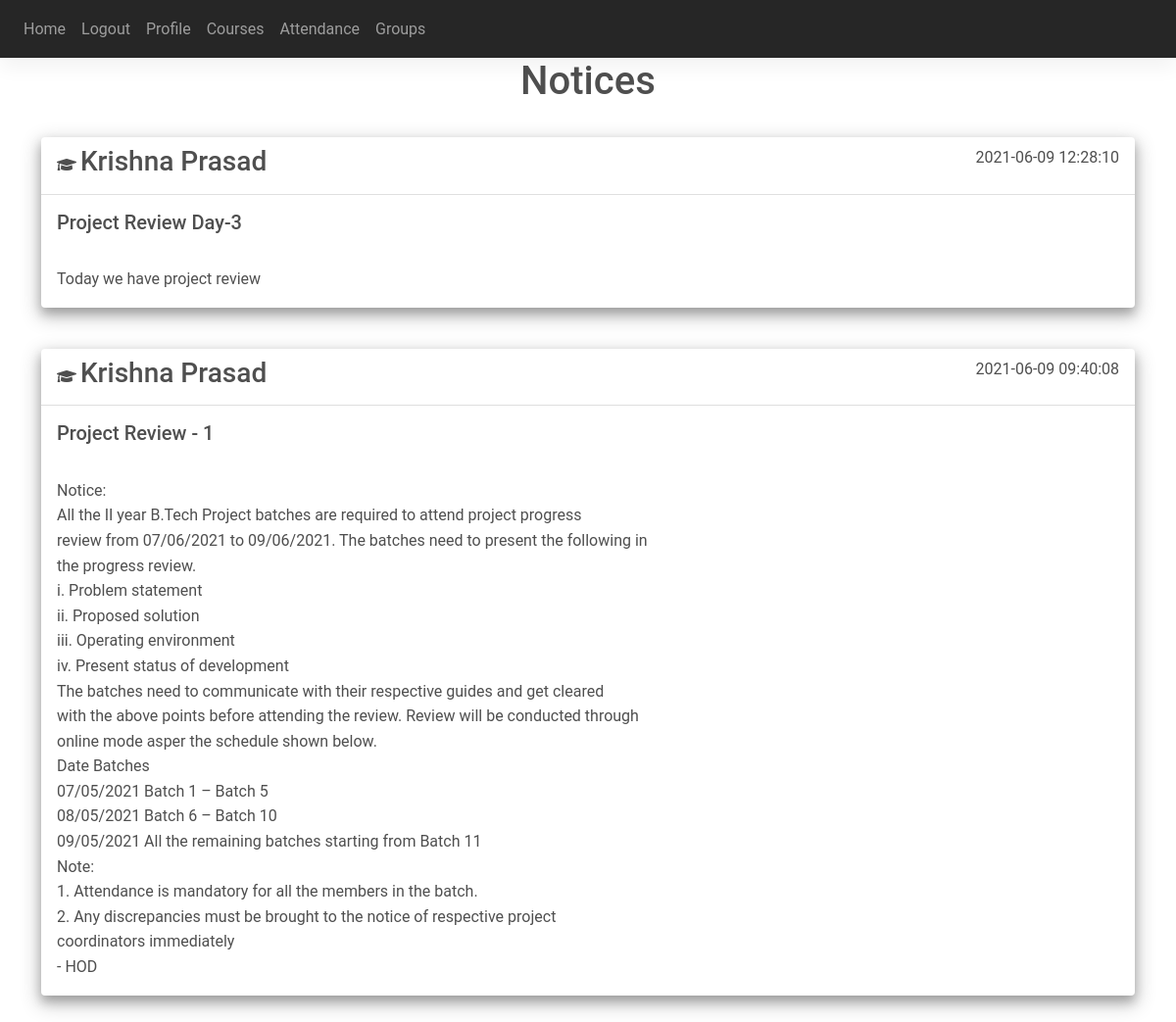
/ (signed in), run on an earlier commit of the app's database.
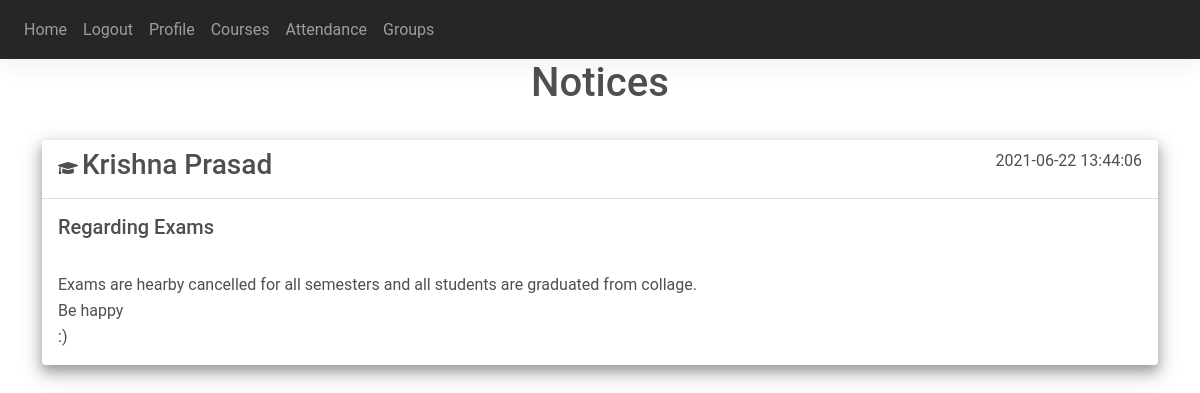
And on a later commit of the database.
### website/models.py (models this page shows)
class Note(db.Model):
    id = db.Column(db.Integer, primary_key=True)
    title = db.Column(db.String(150))
    data = db.Column(db.Text, nullable=False)
    date = db.Column(db.DateTime(timezone=True), default=func.now())
    user_ids = db.relationship("Array_ids")
    user_id = db.Column(db.Integer, db.ForeignKey('user.id'))
    notice_type = db.Column(db.String(1))
    user_name = db.Column(db.String(150))

### website/main/routes.py (the view)
@views.route('/', methods=['GET', 'POST'])
@login_required
def home():
    user_notes = []
    notes = Note.query.all()
    for note in notes:
        user_ids = note.user_ids
        for user_id in user_ids:
            if current_user.id == user_id.user_id:
                user_notes.append(note)
        if note.user_id == current_user.id:
            user_notes.append(note)
    user_notes.reverse()
    if current_user.user_type.lower() == 's':
        return render_template("home.html", user=current_user, notes=user_notes)
    elif current_user.user_type.lower() == 'p':
        return render_template("teacher_home.html", user=current_user, notes=user_notes)
    elif current_user.user_type.lower() == 'a':
        return render_template('admin.html', user=current_user)
    else:
        return redirect(url_for(views.logout))

### website/templates/home.html (shortened to what this page needs)
{% extends "base.html" %}
{% block content %}
<h1 align="center">Notices</h1>
{% for note in notes %}
    <div class="card shadow-3-strong mb-3">
        <div class="card-header">
            <i style="display: inline-block;" aria-hidden="true" class="fas fa-graduation-cap"></i>
            <h3 style="display: inline-block;">
                {{note.user_name}}
            </h3>
            <p style="display: inline-block; float: right;">
                {{note.date}}
            </p>
        </div>
        <div class="card-body">
            <h5 class="card-title">{{ note.title }}</h5>
            <p class="card-text" style="white-space: pre-line;">
                {{note.data}}
            </p>
        </div>
    </div>
{% endfor %}
{% endblock %}
{% block navbar %}
{% if user.is_authenticated %}
<a class="nav-item nav-link" id="home" href="/">Home</a>
<a class="nav-item nav-link" id="logout" href="/logout">Logout</a>
<a class="nav-item nav-link" id="profile" href="/profile">Profile</a>
<a class="nav-item nav-link" id="courses" href="/courses">Courses</a>
<a class="nav-item nav-link" id="attendance" href="/attendance">Attendance</a>
<a class="nav-item nav-link" id="groups" href="/groups">Groups</a>
{% else %}
<a class="nav-item nav-link" id="login" href="/login">Login</a>
<a class="nav-item nav-link" id="sign-up" href="/sign-up">Sign Up</a>
{% endif %}
{% endblock %}

### website/templates/base.html (shortened to what this page needs)
<!DOCTYPE html>
<html lang="en">
    <head>
        <link
            rel="stylesheet"
            href="https://stackpath.bootstrapcdn.com/bootstrap/4.4.1/css/bootstrap.min.css"
        />
        <link
            rel="stylesheet"
            href="https://use.fontawesome.com/releases/v5.11.2/css/all.css"
        />
        <link rel="stylesheet" type="text/css" href="{{ url_for('static', filename='css/mdb.min.css') }}">
        <link rel="stylesheet" type="text/css" href="{{ url_for('static', filename='css/mdb.rtl.min.css') }}">
    </head>
    <body>
        <nav class="navbar navbar-expand-lg navbar-dark bg-dark">
            <div class="collapse navbar-collapse" id="navbar">
                <div class="navbar-nav">
                    {% block navbar %}{% endblock %}
                </div>
            </div>
        </nav>
        <div class="container">
            {% block content %}{% endblock %}
        </div>
    </body>
</html>

What changed in the data, as far as the page shows it:
removed Note: user_name "Krishna Prasad", date "2021-06-09 12:28:10", title "Project Review Day-3", data "Today we have project review"
changed Note "Krishna Prasad": date "2021-06-09 09:40:08" → "2021-06-22 13:44:06"; title "Project Review - 1" → "Regarding Exams"; data "Notice: All the II year B.Tech Project batches are required to attend project progress review from 07/06/2021 to 09/06/2021. The batches need to present the following in the progress review. i. Problem statement ii. Proposed solution iii. Operating environment iv. Present status of development The batches need to communicate with their respective guides and get cleared with the above points before attending the review. Review will be conducted through online mode asper the schedule shown below. Date Batches 07/05/2021 Batch 1 – Batch 5 08/05/2021 Batch 6 – Batch 10 09/05/2021 All the remaining batches starting from Batch 11 Note: 1. Attendance is mandatory for all the members in the batch.…" → "Exams are hearby cancelled for all semesters and all students are graduated from collage. Be happy :)"
